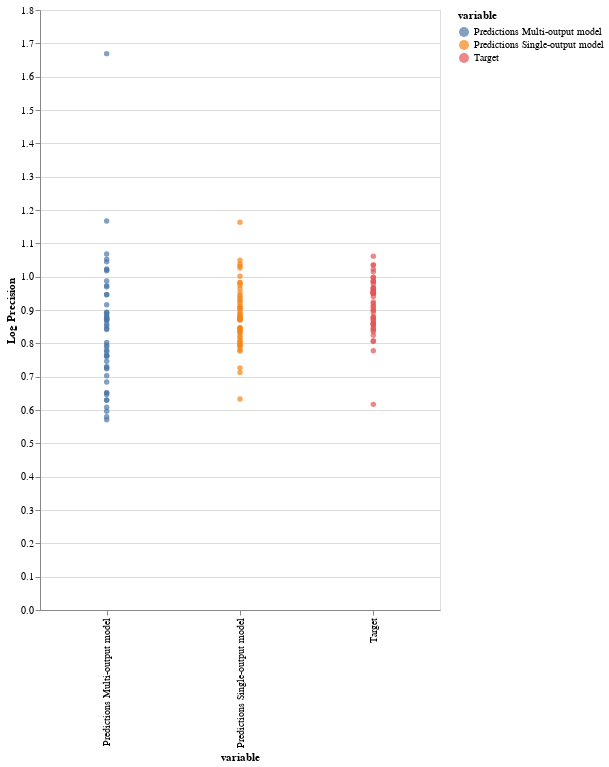

Notebook code for this chart:
### Code cell
alt.Chart(single_multi_log_precision_df_f_id_1_melted).mark_circle().encode(
    x='variable:O',
    y='Log Precision:Q',
    color = 'variable'
).properties(
    width = 400,
    height = 600
)

### Figure 1 — Vega-Lite specification as saved in the notebook (floating-point values rounded to 4 significant figures; data arrays with more than 128 entries replaced by an {"elided": "..."} marker saying what was removed)
{"config": {"view": {"continuousWidth": 400, "continuousHeight": 300}}, "data": {"name": "data-97a520f9f644e646ccd059a329eacea8"}, "mark": "circle", "encoding": {"color": {"type": "nominal", "field": "variable"}, "x": {"type": "ordinal", "field": "variable"}, "y": {"type": "quantitative", "field": "Log Precision"}}, "height": 600, "width": 400, "$schema": "https://vega.github.io/schema/vega-lite/v4.8.1.json", "datasets": {"data-97a520f9f644e646ccd059a329eacea8": {"elided": "150 records"}}}
